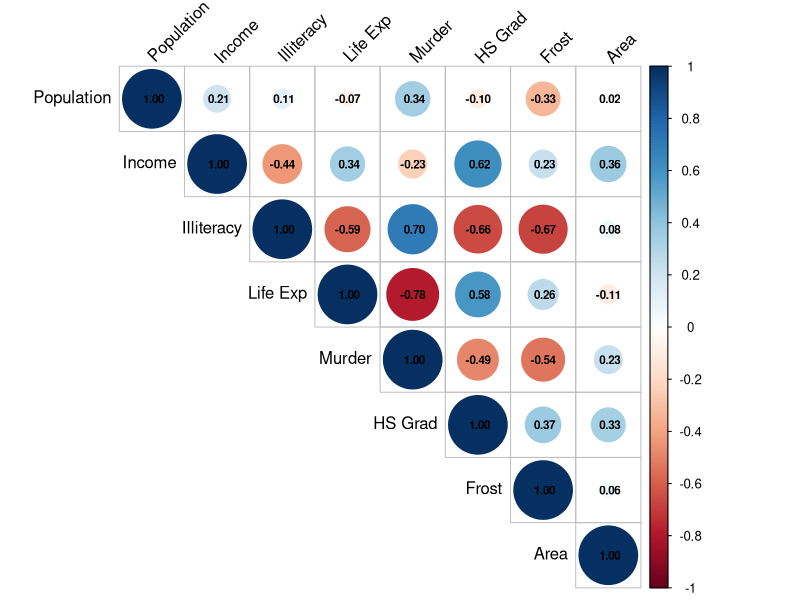

Write R code to recreate this figure.
#####流程思维链总结：
  #1.我的目的从state.x77数据集中训练出一个线性回归模型，从别的参数预测出谋杀率。
  #2.首先用lm建立一个全参数模型。和空模型
  #3.使用step()，用三种方法找到合适的参数。得到三个初步模型。
  #4.评估这三个，发现是一样的
  #5.使用caret包中的train，选择公式，再训练并选择"CV"也就是K折验证来检验模型。


  #6.可选：使用car包中的vif()来计算有没有多重线性关系。
  #7.可选：最开始先画出皮尔逊相关系数，然后保存在cor_matrix，用corrplot(cor_matrix, method="circle", type="upper", tl.col="black", tl.srt=45, addCoef.col="black", number.cex=0.7)画一个相关性的图。


# 加载必要的包
library(caret)
library(stats)
library(car)    # 用于vif()函数
library(corrplot) # 用于绘制相关性图

# 准备数据
data(state)
x <- as.data.frame(state.x77)

# 步骤7：计算并绘制相关性矩阵
cor_matrix <- cor(x, use="complete.obs")
corrplot(cor_matrix, method="circle", type="upper", tl.col="black", 
         tl.srt=45, addCoef.col="black", number.cex=0.7)

# 步骤1-2：创建全参数模型和空模型
full_model <- lm(Murder ~ ., data=x)
null_model <- lm(Murder ~ 1, data=x)

# 步骤3：使用step函数构建三个模型
# 向前选择
forward_model <- step(null_model, 
                     scope=formula(full_model), 
                     direction="forward", 
                     trace=0)

# 向后选择
backward_model <- step(full_model, 
                      scope=formula(full_model),
                      direction="backward", 
                      trace=0)

# 逐步选择
both_model <- step(null_model, 
                  scope=formula(full_model), 
                  direction="both", 
                  trace=0)

# 步骤4：评估三个模型
summary(forward_model)
summary(backward_model)
summary(both_model)

# 步骤6：检查多重共线性
vif_result <- vif(both_model)  # 使用最终选择的模型
print(vif_result)

# 步骤5：使用train函数最终完成训练，之前只是找最佳的线性回归参数。也就是公式
# 设置训练控制参数
ctrl <- trainControl(
  method = "cv",       # 交叉验证方法
  number = 5,         # 使用5折交叉验证
  search = "grid"
)

# 从step选择中获取公式（确保不包含x$引用）
# 假设both_model选择了Population、HS.Grad和Area作为预测变量
final_model <- train(
  Murder ~ Population + `HS Grad` + Area,  # 使用step选择出的变量，手动输入
  data = x,   # 数据
  method = "lm",        # 使用线性回归
  trControl = ctrl,     # 使用我们的交叉验证设置
  tuneLength = 100,
  preProcess = c("center", "scale")  # 中心化和标准化（本来标准化包括中心化，但是这里函数故意把两个功能分开！）
)

# 查看训练结果
print(final_model)
print(final_model$results)
print(final_model$resample)
summary(final_model$finalModel)